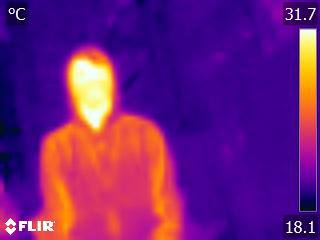
#> input picture IR_Bilder/BIlde_3.jpg, 320 x 240 px, found by its file name
$ python testCV.py   (older library calls are emulated)
#> lines starting #> are read from the running program, lines starting #| are printed output that depends on the picture
import cv2
import numpy as np

# read image in greyscale

img = cv2.imread('IR_Bilder/Bilde_3.jpg', cv2.IMREAD_GRAYSCALE)
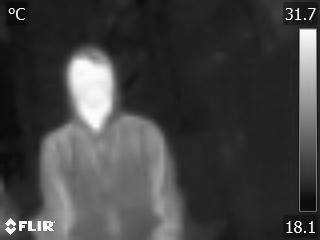
#> img: shape (240, 320); min 0, max 255, mean 64.6
img = cv2.resize(img, (650,500))
#> img: shape (500, 650)

# read image in Black/white
Threshold = 95
Max_Value = 255

(thresh, blackAndWhiteImage) = cv2.threshold(img, Threshold, Max_Value, cv2.THRESH_TOZERO)
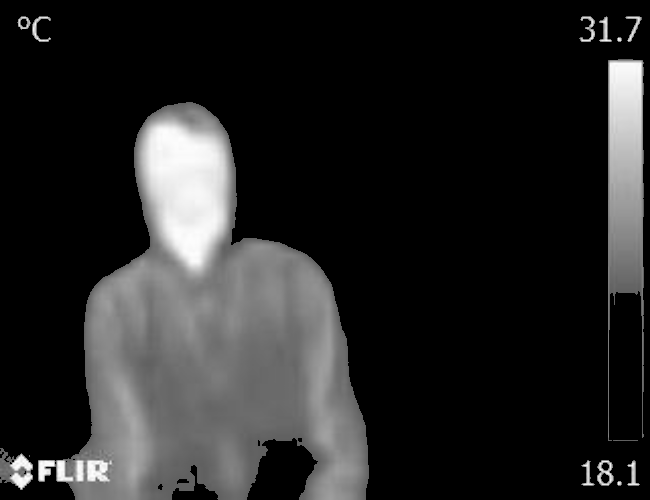
#> blackAndWhiteImage: shape (500, 650); min 0, max 255, mean 37.8
#> thresh = 95

# Setup SimpleBlobDetector parameters.
params = cv2.SimpleBlobDetector_Params()

# Change thresholds
params.minThreshold = 100
params.maxThreshold = 255


# Filter by Area.
params.filterByArea = True
params.minArea = 100

# Filter by Circularity
params.filterByCircularity = False
params.minCircularity = 1

# Filter by Convexity
params.filterByConvexity = False
params.minConvexity = 0.87

# Filter by Inertia
params.filterByInertia = True
params.minInertiaRatio = 0.01


#determine cv version
print(cv2.__version__)
if cv2.__version__.startswith('2'):
    detector = cv2.SimpleBlobDetector(params)
else:
    detector = cv2.SimpleBlobDetector_create(params)


# detect suff
keypoints = detector.detect(img)
#> keypoints = 6 keypoints; (x, y, size): (21, 471, 25.9), (38, 29, 22.1), (96, 470, 20.4), (605, 471, 19.8), (44, 468, 14.7), (23, 22, 11.4)
 # for black and white image
keypoints_1 = detector.detect(blackAndWhiteImage)
#> keypoints_1 has the same summary as keypoints

#draw detected keypoints as red circles
imgKeyPoints = cv2.drawKeypoints(img,keypoints, np.array([]),(0,0,255), cv2.DRAW_MATCHES_FLAGS_DRAW_RICH_KEYPOINTS)

 # for black and White image
blackAndWhiteImageKeyPoints = cv2.drawKeypoints(blackAndWhiteImage,keypoints_1, np.array([]),(0,0,255), cv2.DRAW_MATCHES_FLAGS_DRAW_RICH_KEYPOINTS)

#display results
cv2.imshow("keypoints_grey", imgKeyPoints)
cv2.imshow("keypoints_BlackAndWhite",blackAndWhiteImageKeyPoints)
cv2.waitKey(0)

cv2.destroyAllWindows()

$ run again, with IR_Bilder/Bilde_1.jpg copied over IR_Bilder/BIlde_3.jpg
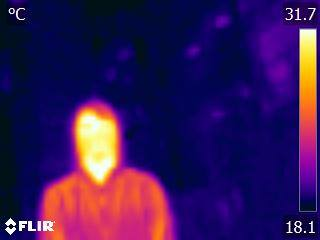
#> input picture IR_Bilder/Bilde_1.jpg, 320 x 240 px, found by its file name
#> `img = cv2.imread('IR_Bilder/Bilde_3.jpg', cv2.IMREAD_GRAYSCALE)`:
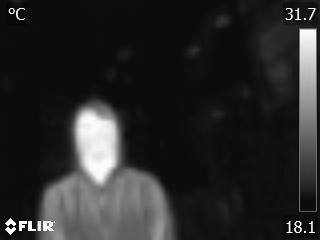
#> img: shape (240, 320); min 0, max 255, mean 40.4
#> `(thresh, blackAndWhiteImage) = cv2.threshold(img, Threshold, Max_Value..`:
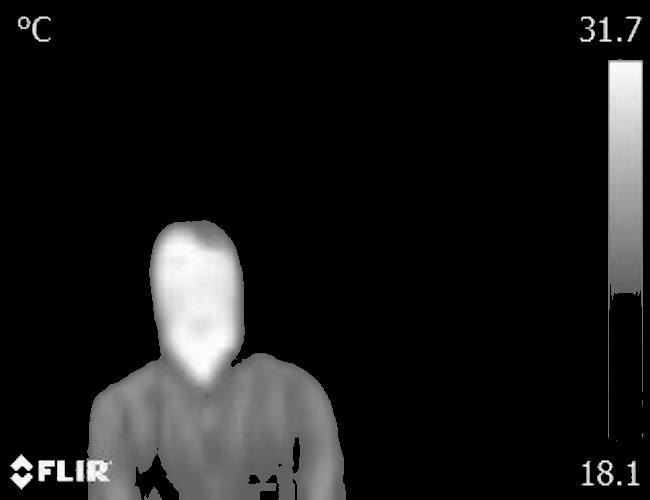
#> blackAndWhiteImage: shape (500, 650); min 0, max 255, mean 24.8
#> thresh = 95
#> keypoints = 5 keypoints; (x, y, size): (38, 28, 22.1), (96, 470, 20.3), (605, 471, 19.9), (44, 468, 14.7), (23, 22, 11.4)
#> keypoints_1 has the same summary as keypoints

$ run again, with IR_Bilder/Bilde_2.jpg copied over IR_Bilder/BIlde_3.jpg
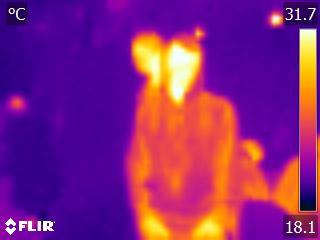
#> input picture IR_Bilder/Bilde_2.jpg, 320 x 240 px, found by its file name
#> `img = cv2.imread('IR_Bilder/Bilde_3.jpg', cv2.IMREAD_GRAYSCALE)`:
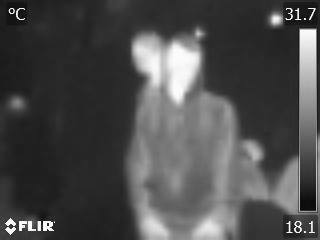
#> img: shape (240, 320); min 0, max 255, mean 76.4
#> `(thresh, blackAndWhiteImage) = cv2.threshold(img, Threshold, Max_Value..`:
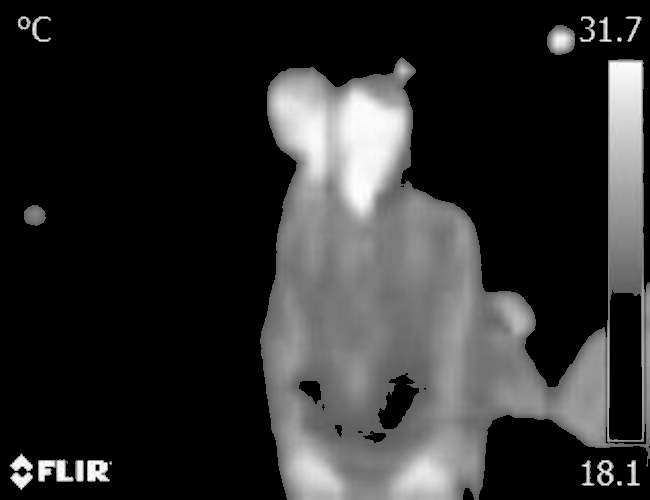
#> blackAndWhiteImage: shape (500, 650); min 0, max 255, mean 46.4
#> thresh = 95
#> keypoints = 5 keypoints; (x, y, size): (38, 28, 21.9), (96, 470, 20.3), (605, 471, 19.9), (48, 469, 15.2), (23, 22, 11.4)
#> keypoints_1 has the same summary as keypoints
